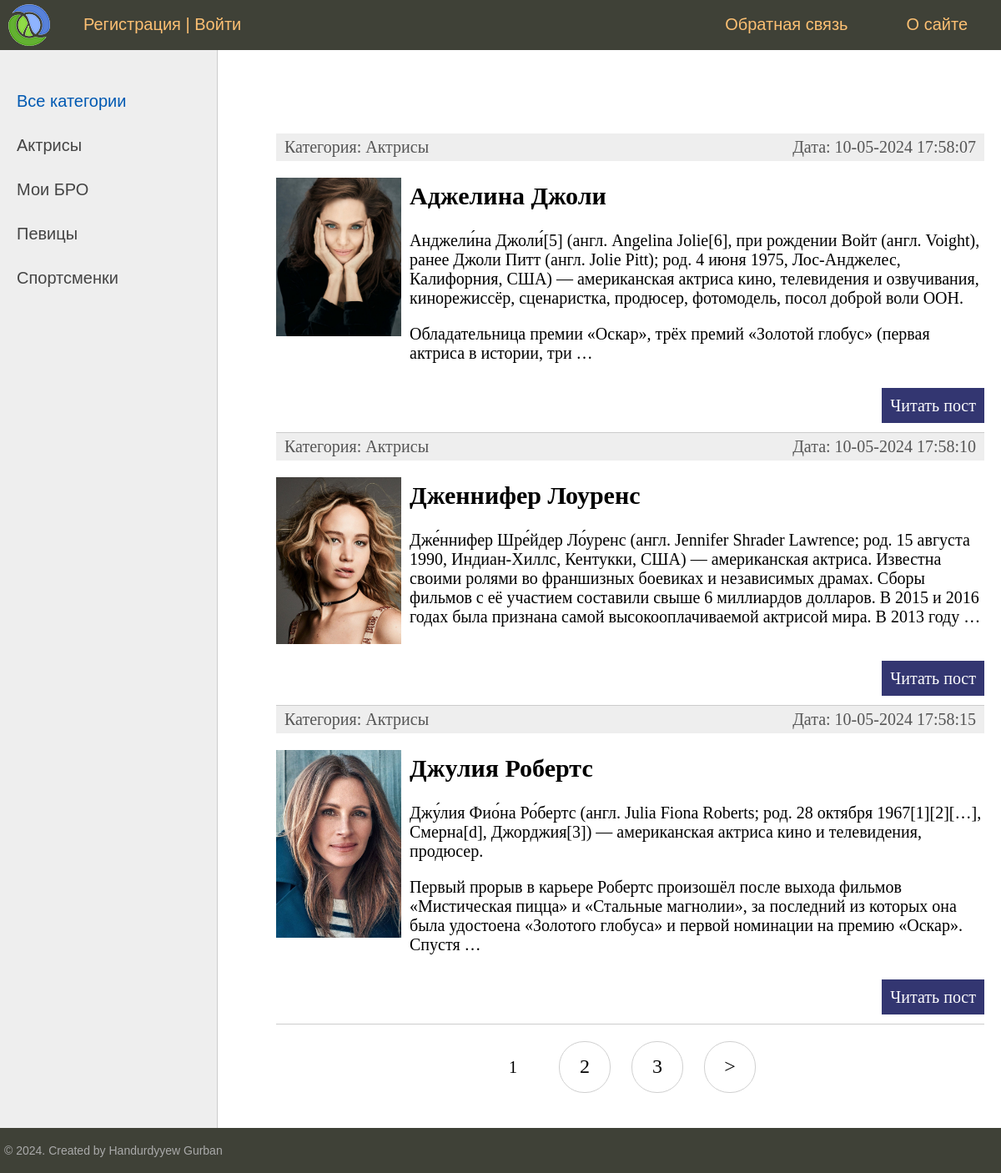
The page / on the database its author committed.
### women/models.py (models this page shows, shortened)
class Category(models.Model):
    name = models.CharField(max_length=100, db_index=True, verbose_name="Категория")
    slug = models.SlugField(max_length=255, unique=True, db_index=True, verbose_name="URL")
    def __str__(self):
        return self.name
    def get_absolute_url(self):
        return reverse('category', kwargs={'cat_slug': self.slug})
    class Meta:
        verbose_name = 'Категория'
        verbose_name_plural = 'Категории'
        ordering = ['id']

class Women(models.Model):
    title = models.CharField(max_length=255, verbose_name="Заголовок")
    slug = models.SlugField(max_length=255, unique=True, db_index=True, verbose_name="URL")
    content = models.TextField(blank=True, verbose_name="Текст статьи")
    photo = models.ImageField(upload_to="photos/%Y/%m/%d/", null=True, blank=True, verbose_name="Фото")
    video = models.FileField(upload_to='media', default='', null=True, blank=True, verbose_name='Video')
    time_create = models.DateTimeField(auto_now_add=True, verbose_name="Время создания")
    time_update = models.DateTimeField(auto_now=True, verbose_name="Время изменения")
    is_published = models.BooleanField(default=True, verbose_name="Публикация")
    cat = models.ForeignKey('Category', on_delete=models.PROTECT, verbose_name="Категории")
    def get_absolute_url(self):
        return reverse('post', kwargs={'post_slug': self.slug})
    class Meta:
        verbose_name = 'Известные женщины'
        verbose_name_plural = 'Известные женщины'
        ordering = ['id']

### women/views.py (the view)
# urls.py: path('', WomenHome.as_view(), name='home'),
class WomenHome(DataMixin, ListView):
    model = Women
    template_name = 'women/index.html'
    context_object_name = 'posts'
    def get_context_data(self, *, object_list=None, **kwargs):
        context = super().get_context_data(**kwargs)
        c_def = self.get_user_context(title="Главная страница")
        return dict(list(context.items()) + list(c_def.items()))
    def get_queryset(self):
        return Women.objects.filter(is_published=True)

### women/utils.py (called while the page is built)
    def get_user_context(self, **kwargs):
        context = kwargs
        cats = Category.objects.annotate(Count('women'))
        user_menu = menu.copy()
        if not self.request.user.is_authenticated:
            user_menu.pop(1)
        context['menu'] = user_menu
        context['cats'] = cats
        if 'cat_selected' not in context:
            context['cat_selected'] = 0
        return context

### women/templates/women/index.html (shortened to what this page needs)
{% extends 'women/base.html' %}
{% block content %}
<ul class="list-articles">
	{% for p in posts %}
			<li><div class="article-panel">
	<p class="first">Категория: {{p.cat}}</p>
	<p class="last">Дата: {{p.time_update|date:"d-m-Y H:i:s"}}</p>
</div>
{% if p.photo %}
	<p><img class="img-article-left thumb" src="{{p.photo.url}}"></p>
{% endif %}
				<h2>{{p.title}}</h2>
	{% autoescape on %}
	{{p.content|linebreaks|truncatewords:50}}
	{% endautoescape %}
			<p class="link-read-post"><a href="{{ p.get_absolute_url }}">Читать пост</a></p>
			</li>
	{% endfor %}
</ul>
{% endblock %}

### women/templates/women/base.html (shortened to what this page needs)
{% load static %}
{% load women_tags %}
<!DOCTYPE html>
<html>
<head>
	<link type="text/css" href="{% static 'women/css/styles.css' %}" rel="stylesheet" />
</head>
<body>
<table class="table-page" border=0 cellpadding="0" cellspacing="0">
<tr><td valign=top>
{% block mainmenu %}
		<div class="header">
			<ul id="mainmenu" class="mainmenu">
			<li class="logo"><a href="{% url 'home' %}"><div class="logo"></div></a></li>
{% for m in menu %}
<li class="last"><a href="{% url m.url_name %}">{{m.title}}</a></li>
{% endfor %}
{% if request.user.is_authenticated %}
<li class="last">{{user.username}} | <a href="{% url 'logout' %}">Выйти</a></li>
{% else %}
<li class=""><a href="{% url 'register' %}">Регистрация</a> | <a href="{% url 'login' %}">Войти</a></li>
{% endif %}
			</ul>
		</div>
{% endblock mainmenu %}
<table class="table-content" border=0 cellpadding="0" cellspacing="0">
<tr>
	<td valign="top" class="left-chapters">
	<ul id="leftchapters">
{% if cat_selected == 0 %}
		<li class="selected">Все категории</li>
{% else %}
		<li><a href="{% url 'home' %}">Все категории</a></li>
{% endif %}
{% for c in cats %}
{% if c.women__count > 0 %}
	{% if c.pk == cat_selected %}
		<li class="selected">{{c.name}}</li>
	{% else %}
		<li><a href="{{ c.get_absolute_url }}">{{c.name}}</a></li>
	{% endif %}
{% endif %}
{% endfor %}
	</ul>
</td>
<td valign="top" class="content">
	<div class="content-text">
{% block content %}
{% endblock %}
{% if page_obj.has_other_pages %}
<nav class="list-pages">
    <ul>
        {% for p in paginator.page_range %}
		{% if page_obj.number == p %}
        <li class="page-num page-num-selected">{{ p }}</li>
		{% elif p >= page_obj.number|add:-2 and p <= page_obj.number|add:2  %}
        <li class="page-num">
            <a href="?page={{ p }}">{{ p }}</a>
        </li>
		{% endif %}
        {% endfor %}
{% if page_obj.has_next %}
<li class="page-num">
	<a href="?page={{ page_obj.next_page_number }}">&gt;</a>
</li>
{% endif %}
    </ul>
</nav>
{% endif %}
	</div>
</td></tr></table>
</td></tr>
<tr><td valign=top>
	<div id="footer">
		<p>&copy; 2024. Created by Handurdyyew Gurban</p>
	</div>
</td></tr></table>
</body>
</html>

### women/static/women/css/styles.css (style rules this page uses)
html, body { font-family: 'Arial'; margin: 0; padding: 0; height: 100%; width: 100%; color: #444; }
a { color: #0059b2; text-decoration: none; }
img { max-width: 600px; height: auto; }
img.img-article-left { max-width: 300px; height: auto; float: left; padding: 0 10px 10px 0; }
img.img-article-left.thumb { max-width: 150px; height: auto; }
p.link-read-post { text-align: right; }
p.link-read-post a { padding: 10px; min-width: 100px; background: #333671; color: #fff; text-decoration: none; }
div.article-panel { background: #eee; padding: 5px 10px 5px 10px; box-sizing: border-box; overflow: hidden; color: #555; }
div.article-panel p.first { margin: 0; float: left; }
div.article-panel p.last { margin: 0; float: right; }
ul.list-articles { list-style: none; margin: 0; padding: 0; }
ul.list-articles li { border-bottom: 1px solid #ccc; }
.table-page { width: 100%; height: 100%; vertical-align: top; }
.table-page tr { height: 100%; }
.header { background: #3F4137; height: 60px; }
.logo { background: url('../images/logo.png') no-repeat 10px 5px; width: 70px; height: 60px; }
ul.mainmenu { list-style: none; margin: 0; padding: 0; height: 60px; color: #fdc073; font-size: 20px; overflow: hidden; }
ul.mainmenu li { float: left; margin: 18px 40px 0 30px; }
ul.mainmenu li.logo { margin: 0; }
ul.mainmenu li.last { float: right; }
ul.mainmenu li a { color: #fdc073; text-decoration: none; }
.table-content { width: 100%; min-height: 100%; height: 100%; }
.left-chapters { margin: 0; background: #eee; border-right: 1px solid #ccc; min-height: 100%; }
.left-chapters ul { width: 230px; min-height: 100%; margin: 0; padding: 20px 10px 10px 20px; list-style: none; font-size: 20px; }
.left-chapters ul li { margin: 30px 0 0 0; color: #999; }
.left-chapters ul li.selected { color: #0059b2; }
.left-chapters ul li a { color: #444; text-decoration: none; }
.content { padding: 40px 20px 20px 40px; width: 100%; box-sizing: border-box; }
.content-text { margin: 60px 0 0 30px; color: #000; font-size: 20px; font-family: Yandex Sans Display Light; }
#footer { box-sizing: border-box; background: #3F4137; padding: 5px; color: #aaa; font-size: 14px; font-family: Verdana, Geneva, Arial, Helvetica; text-align: left; overflow: hidden; }
.list-pages { text-align: center; margin: 0 0 20px 0; }
.list-pages ul { margin: 20px 0 0 0; padding: 0; list-style: none; }
.list-pages ul li { display: inline-block; margin: 0 20px 0 0; }
.list-pages a { color: #000; font-size: 24px; text-decoration: none; }
.list-pages .page-num, .page-num-selected { display: inline-block; width: 60px; height: 44px; padding: 16px 0 0 0; border: 1px solid #d0d0d0; border-radius: 30px; }
.list-pages .page-num-selected { border: none; color: #000; font-size: 20px; }

### rows shown on the page
Category: name "Актрисы"
Category: name "Мои БРО"
Category: name "Певицы"
Category: name "Спортсменки"
Women: cat "Актрисы", time_update "10-05-2024 17:58:07", photo (picture), title "Аджелина Джоли", content "Анджели́на Джоли́[5] (англ. Angelina Jolie[6], при рождении Войт (англ. Voight), ранее Джоли Питт (англ. Jolie Pitt); род. 4 июня 1975, Лос-Анджелес, Калифорния, США) — американская актриса кино, телевидения и озвучивания, кинорежиссёр, сценаристка, продюсер, фотомодель, посол доброй воли ООН. Обладательница премии «Оскар», трёх премий «Золотой глобус» (первая актриса в истории, три …"
Women: cat "Актрисы", time_update "10-05-2024 17:58:10", photo (picture), title "Дженнифер Лоуренс", content "Дже́ннифер Шре́йдер Ло́уренс (англ. Jennifer Shrader Lawrence; род. 15 августа 1990, Индиан-Хиллс, Кентукки, США) — американская актриса. Известна своими ролями во франшизных боевиках и независимых драмах. Сборы фильмов с её участием составили свыше 6 миллиардов долларов. В 2015 и 2016 годах была признана самой высокооплачиваемой актрисой мира. В 2013 году …"
Women: cat "Актрисы", time_update "10-05-2024 17:58:15", photo (picture), title "Джулия Робертс", content "Джу́лия Фио́на Ро́бертс (англ. Julia Fiona Roberts; род. 28 октября 1967[1][2][…], Смерна[d], Джорджия[3]) — американская актриса кино и телевидения, продюсер. Первый прорыв в карьере Робертс произошёл после выхода фильмов «Мистическая пицца» и «Стальные магнолии», за последний из которых она была удостоена «Золотого глобуса» и первой номинации на премию «Оскар». Спустя …"

### other values the page prints
{{ m.title }} "О сайте" "Обратная связь"
{{ p }} "1"
{{ p }} "2" "3"
